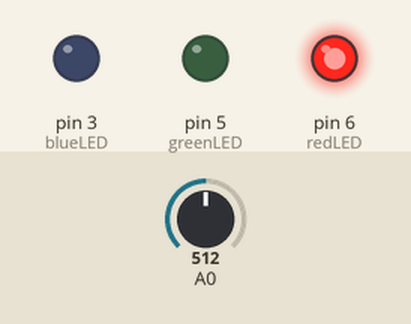
Simulated run of this sketch. Board: Arduino Uno, built with avr-gcc and run on an emulated ATmega328P. Shown: output pins drawn as LEDs (lit = HIGH). Inputs (shaded band) come from the test bench; at power-on: A0 = 512. What the sketch prints to the serial monitor is not drawn.

Above: at 10.8 s.
10.9 s: A0 set to 952
21.3 s: A0 set to 982
At 31.1 s:
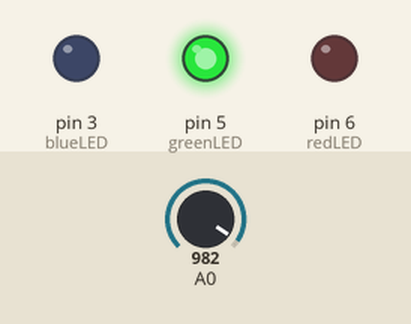
31.6 s: A0 set to 40
At 41.0 s:
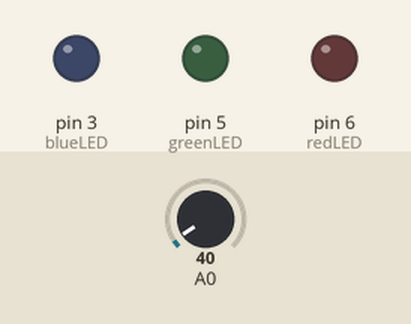
41.7 s: A0 set to 52
51.7 s: A0 set to 62
At 61.3 s:
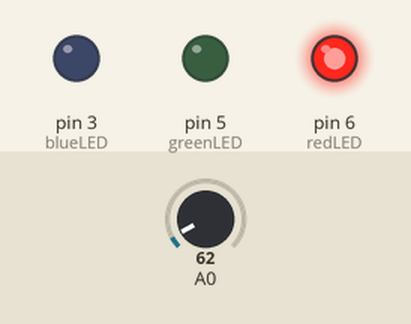
61.7 s: A0 set to 0
At 71.2 s:
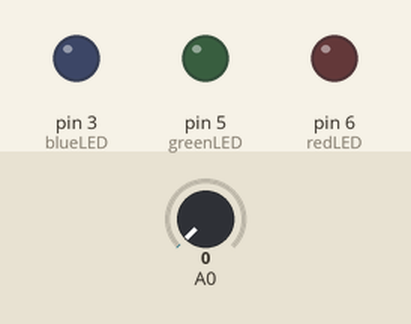
Timing chart, 0 to 72.7 s (numbered marks = the images above; inputs shaded):
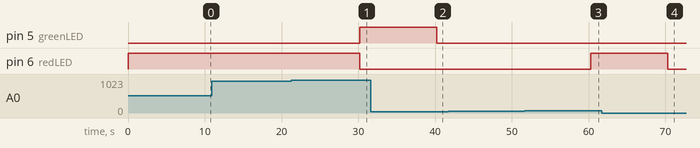

Measured:
- the behaviour switches between 963 and 964 on A0 (found by bisection; images 0 and 1)
- the behaviour switches between 56 and 57 on A0 (found by bisection; images 2 and 3)
- after the input at 21.3 s, pin 5 (greenLED): LOW → HIGH after 8.9 s; pin 6 (redLED): HIGH → LOW after 8.9 s
- after the input at 31.6 s, pin 5 (greenLED): HIGH → LOW after 8.6 s
- after the input at 41.7 s, every drawn part: stays the same
- after the input at 51.7 s, pin 6 (redLED): LOW → HIGH after 8.6 s
- after the input at 61.7 s, pin 6 (redLED): HIGH → LOW after 8.6 s

The sketch:

Code.ino
```cpp
int redLED = 6;
int greenLED = 5;
int blueLED = 3;
int ORPpin = 7;
int ORPReading;
int ORPSVoltage;
float lowRange = 1500;
float highRange = 4500;
float ORPVoltage;
float ORPSalinity;
float lowThreshold = 50;
float highThreshold = 5000;
// setup function that runs once at the start of the code
void setup() {

  // initialize the digital pin as an output.
    Serial.begin(9600);

  // declare LED pins as output
  pinMode(redLED, OUTPUT);
  pinMode(greenLED, OUTPUT);
  pinMode(blueLED, OUTPUT);
}

// loop function that runs repeatedly
void loop() {

//   gets the ORP reading (0-1023)
  ORPReading = analogRead(A0);
  Serial.println("=====================");
  Serial.print("Raw Reading:: ") ;
  Serial.println(ORPReading);

//converting the ORP reading into millivolts  and printing to serial console
  ORPSVoltage = map(ORPReading, 0, 1023, 0, 5000);
  ORPVoltage = ORPSVoltage / 1000.000;
  Serial.print("Voltage reading in ");
  Serial.println(ORPVoltage, 4);
  Serial.print("Predicted Salinity:");
  ORPSalinity = predictSalinity(ORPVoltage);
  if (ORPSalinity > 5000) {
    ORPSalinity = 4900;
  }
  Serial.println(ORPSalinity);


//  conditionals for determining LEDS to turn on.
  if (ORPSalinity < lowThreshold || ORPSalinity > highThreshold){
    turnOffAll();
  }
 else if (ORPSalinity < lowRange){
    Serial.print("In low range ");
   turnOffAll();
  digitalWrite(redLED, HIGH) ;
  }
  else if (ORPSalinity < highRange){
    Serial.print("In mid range ");
  turnOffAll();
  digitalWrite(greenLED, HIGH);
  }
  else {
    Serial.print("In high range in ");
    turnOffAll();
    digitalWrite(blueLED, HIGH);
  }

    delay(10000);

}

//function to turn off LED
void turnOffAll () {
  digitalWrite(redLED, LOW);
  digitalWrite(greenLED, LOW);
  digitalWrite(blueLED, LOW);
}

// return predicted salinity based on voltage
float predictSalinity(float voltage) {

  // formulas to convert voltage into grams, depending on the range of the voltage
if (voltage < 0.01) { return 35;}

else if (voltage < 1.4) {  return pow(10, (0.29904306*voltage + 1.61632775)); }

else if (voltage < 3.3) {return pow(10, (0.23089355*voltage + 1.61717848)); }

else if (voltage < 4.2) {return pow(10, (0.33579583*voltage + 1.28475486)) ; }

else if (voltage < 4.5) {return pow(10, (0.712250 * voltage - 0.36356125)) +70; }

else {return pow(10, (1.50489089*voltage -3.90820165));}

}
```
